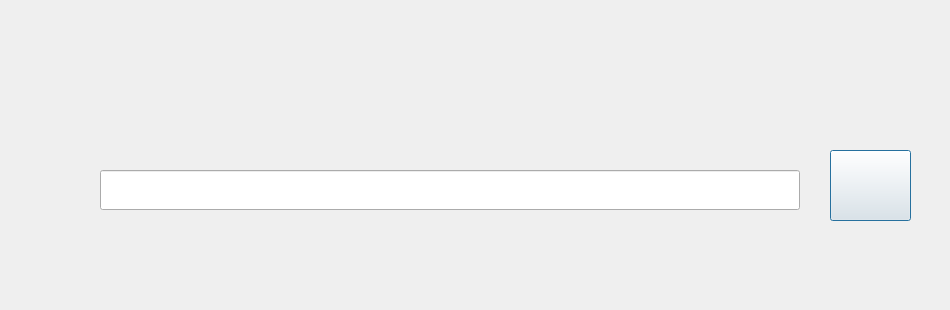
<?xml version="1.0" encoding="UTF-8"?>
<ui version="4.0">
 <class>updateImagen</class>
 <widget class="QDialog" name="updateImagen">
  <property name="geometry">
   <rect>
    <x>0</x>
    <y>0</y>
    <width>950</width>
    <height>310</height>
   </rect>
  </property>
  <property name="windowTitle">
   <string>Dialog</string>
  </property>
  <widget class="QPushButton" name="updateButton">
   <property name="geometry">
    <rect>
     <x>830</x>
     <y>150</y>
     <width>81</width>
     <height>71</height>
    </rect>
   </property>
   <property name="styleSheet">
    <string notr="true">border-image: url(:/updateImage.png);</string>
   </property>
   <property name="text">
    <string/>
   </property>
  </widget>
  <widget class="QLineEdit" name="updateEdit">
   <property name="geometry">
    <rect>
     <x>100</x>
     <y>170</y>
     <width>700</width>
     <height>40</height>
    </rect>
   </property>
  </widget>
 </widget>
 <resources/>
 <connections/>
</ui>
